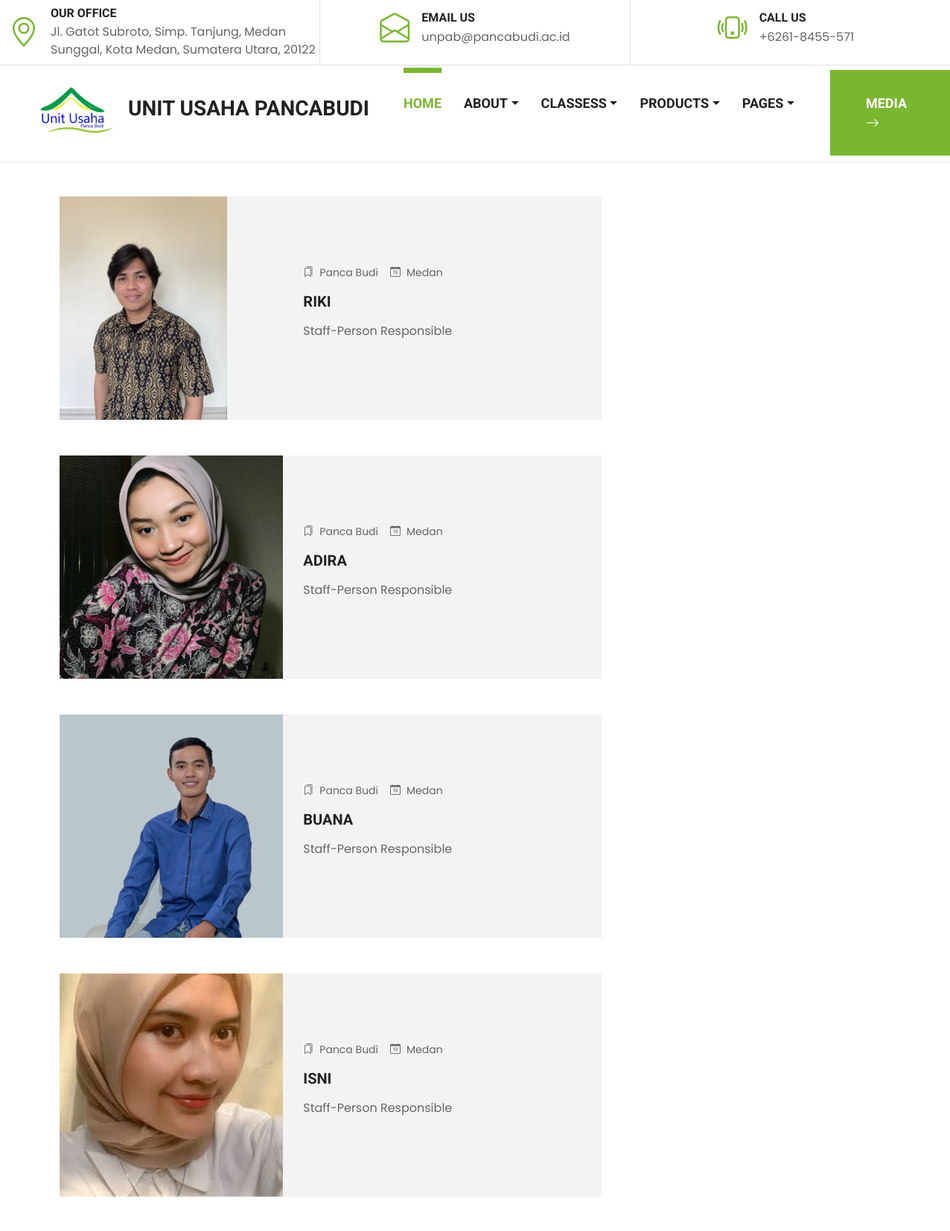
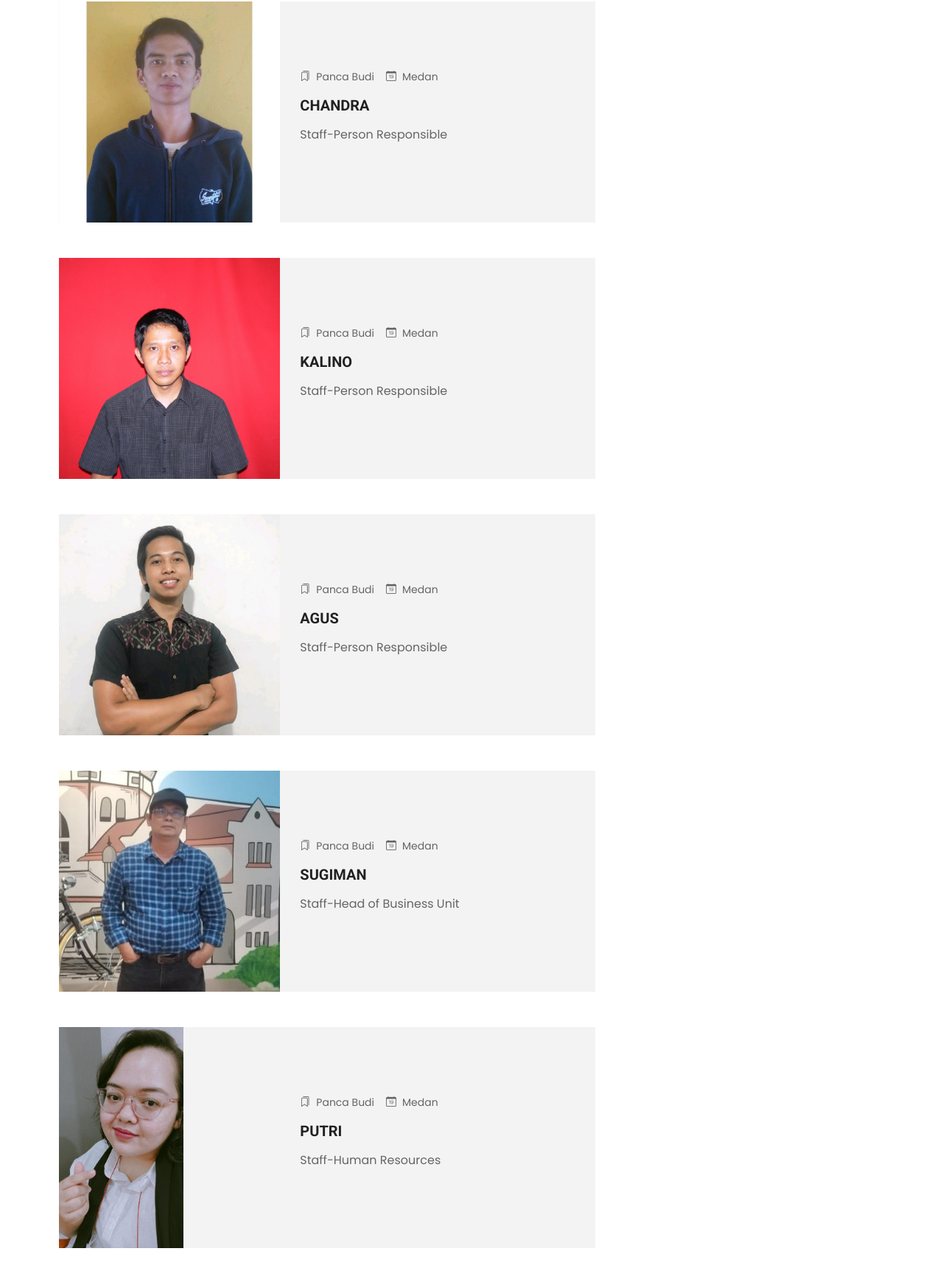
The app's page /team.php (upper part) with its own data (2 pictures, top to bottom).
### tables this page shows
CREATE TABLE `karyawan` (
  `id_karyawan` smallint(11) NOT NULL,
  `id_unit` smallint(11) NOT NULL,
  `nama` varchar(30) NOT NULL,
  `bagian` varchar(30) NOT NULL,
  `jabatan` varchar(30) NOT NULL,
  `foto` varchar(200) NOT NULL,
  PRIMARY KEY  (`id_karyawan`)
);

### team.php (the view, shortened to what this page needs)
<!DOCTYPE html>
<html lang="en">
<head>
    <link href="https://cdn.jsdelivr.net/npm/bootstrap-icons@1.4.1/font/bootstrap-icons.css" rel="stylesheet">
    <link href="lib/flaticon/font/flaticon.css" rel="stylesheet">
    <link href="lib/owlcarousel/assets/owl.carousel.min.css" rel="stylesheet">
    <link href="css/bootstrap.min.css" rel="stylesheet">
    <link href="css/view.css" rel="stylesheet">
</head>
<body>
    <div class="container-fluid border-bottom d-none d-lg-block">
        <div class="row gx-0">
            <div class="col-lg-4 text-center py-2">
                <div class="d-inline-flex align-items-center">
                    <i class="bi bi-geo-alt fs-1 text-primary me-3"></i>
                    <div class="text-start">
                        <h6 class="text-uppercase mb-1">Our Office</h6>
                        <span>Jl. Gatot Subroto, Simp. Tanjung, Medan Sunggal, Kota Medan, Sumatera Utara, 20122</span>
                    </div>
                </div>
            </div>
            <div class="col-lg-4 text-center border-start border-end py-2">
                <div class="d-inline-flex align-items-center">
                    <i class="bi bi-envelope-open fs-1 text-primary me-3"></i>
                    <div class="text-start">
                        <h6 class="text-uppercase mb-1">Email Us</h6>
                        <span>unpab@pancabudi.ac.id</span>
                    </div>
                </div>
            </div>
            <div class="col-lg-4 text-center py-2">
                <div class="d-inline-flex align-items-center">
                    <i class="bi bi-phone-vibrate fs-1 text-primary me-3"></i>
                    <div class="text-start">
                        <h6 class="text-uppercase mb-1">Call Us</h6>
                        <span>+6261-8455-571</span>
                    </div>
                </div>
            </div>
        </div>
    </div>
    <nav class="navbar navbar-expand-lg bg-white navbar-light shadow-sm py-3 py-lg-0 px-3 px-lg-0">
        <a class="navbar-brand ms-lg-5">
            <h3 class="m-nts0 text-uppercase text-dark"><img src=img/unitusaha.jpg width=110px height=110px>&nbsp;&nbsp;</i>UNIT USAHA PANCABUDI</h3>
        </a>
        <div class="collapse navbar-collapse" id="navbarCollapse">
            <div class="navbar-nav ms-auto py-0">
                <a href="index.php" class="nav-item nav-link active">Home</a>
				<div class="nav-item dropdown">
                    <a href="#" class="nav-link dropdown-toggle" data-bs-toggle="dropdown">About</a>
					</div>
				<div class="nav-item dropdown">
                    <a href="#" class="nav-link dropdown-toggle" data-bs-toggle="dropdown">Classess</a>
					</div>
				<div class="nav-item dropdown">
                    <a href="#" class="nav-link dropdown-toggle" data-bs-toggle="dropdown">Products</a>
					</div>
                <div class="nav-item dropdown">
                    <a href="#" class="nav-link dropdown-toggle" data-bs-toggle="dropdown">Pages</a>
                </div>
				<?php
					include"sambung.php";
					$query = mysqli_query($link,"select * from media where id_media=1");
					$jmlh=mysqli_fetch_array($query);
						echo"<a href='$jmlh[2]' class='nav-item nav-link nav-contact bg-primary text-white px-5 ms-lg-5'>Media <i class='bi bi-arrow-right'></i></a>";
				?>
            </div>
        </div>
    </nav>
    <div class="container py-5">
        <div class="row g-5">
            <div class="col-lg-8">
			<?php
					include"sambung.php";
					$query = mysqli_query($link,"select * from karyawan ORDER BY id_karyawan ASC");
					while($jmlh=mysqli_fetch_array($query))
					{
						echo"<div class='blog-item mb-5'>
                    <div class='row g-0 bg-light overflow-hidden'>
                        <div class='col-12 col-sm-5 h-100'>
                            <img class='img-fluid h-100' src='$jmlh[5]' style='object-fit: cover;'>
                        </div>
                        <div class='col-12 col-sm-7 h-100 d-flex flex-column justify-content-center'>
                            <div class='p-4'>
                                <div class='d-flex mb-3'>
                                    <small class='me-3'><i class='bi bi-bookmarks me-2'></i>Panca Budi</small>
                                    <small><i class='bi bi-calendar-date me-2'></i>Medan</small>
                                </div>
                                <h5 class='text-uppercase mb-3'>$jmlh[2]</h5>
                                <p>$jmlh[3]-$jmlh[4]</p>
                            </div>
                        </div>
                    </div>
                </div>";
					}
					?>
        </div>
    </div>
</body>
</html>

### css/view.css (style rules this page uses)
:root { --primary: #7AB730; --secondary: #FFD33C; --light: #F3F3F3; --dark: #212121; }
.navbar-light .navbar-nav .nav-link { font-family: 'Roboto', sans-serif; position: relative; margin-left: 30px; padding: 30px 0; font-size: 18px; font-weight: 700; text-transform: uppercase; color: var(--dark); outline: none; transition: .5s; }
.navbar-light .navbar-nav .nav-link:hover, .navbar-light .navbar-nav .nav-link.active { color: var(--primary); }
@media (min-width: 992px) { .navbar-light .navbar-nav .nav-link::before { position: absolute; content: ""; width: 0; height: 7px; top: -4px; left: 50%; background: var(--primary); transition: .5s; } }
@media (min-width: 992px) { .navbar-light .navbar-nav .nav-link:hover::before, .navbar-light .navbar-nav .nav-link.active::before { width: 100%; left: 0; } }
@media (min-width: 992px) { .navbar-light .navbar-nav .nav-link.nav-contact::before { width: 100%; height: 1px; top: -1px; left: 0; } }
@media (min-width: 576px) { .blog-item .row { height: 300px; } }

### records on screen
karyawan: foto (picture), nama "RIKI", bagian "Staff", jabatan "Person Responsible"
karyawan: foto (picture), nama "ADIRA", bagian "Staff", jabatan "Person Responsible"
karyawan: foto (picture), nama "BUANA", bagian "Staff", jabatan "Person Responsible"
karyawan: foto (picture), nama "ISNI", bagian "Staff", jabatan "Person Responsible"
karyawan: foto (picture), nama "CHANDRA", bagian "Staff", jabatan "Person Responsible"
karyawan: foto (picture), nama "KALINO", bagian "Staff", jabatan "Person Responsible"
karyawan: foto (picture), nama "AGUS", bagian "Staff", jabatan "Person Responsible"
karyawan: foto (picture), nama "SUGIMAN", bagian "Staff", jabatan "Head of Business Unit"
karyawan: foto (picture), nama "PUTRI", bagian "Staff", jabatan "Human Resources"
